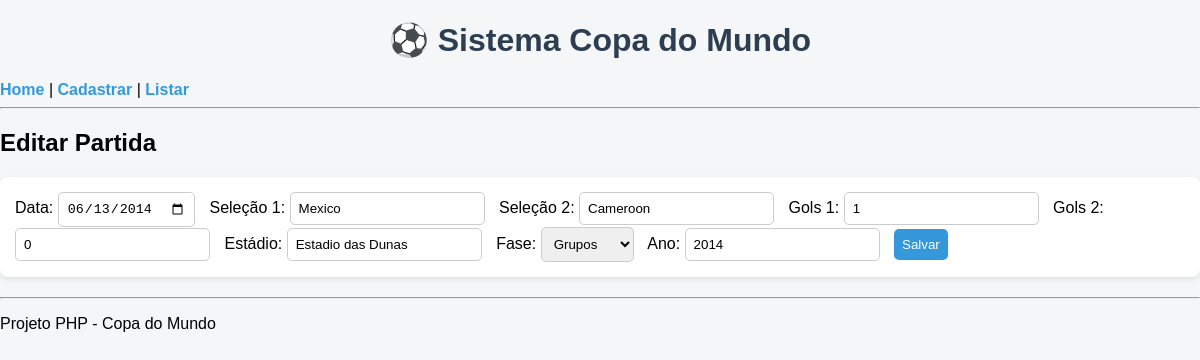
The app's page /editar.php?id=774 with its own data.
### tables this page shows
CREATE TABLE `partidas` (
  `id` int(11) NOT NULL,
  `data` date DEFAULT NULL,
  `selecao_1` varchar(100) DEFAULT NULL,
  `selecao_2` varchar(100) DEFAULT NULL,
  `gols_selecao_1` int(11) DEFAULT NULL,
  `gols_selecao_2` int(11) DEFAULT NULL,
  `estadio` varchar(150) DEFAULT NULL,
  `fase` varchar(100) DEFAULT NULL,
  `ano_copa` int(11) DEFAULT NULL
);

### editar.php (the view, shortened to what this page needs)
<?php
include("conexao.php");
include("header.php");
$id = intval($_GET['id']);
$sql = "SELECT * FROM partidas WHERE id = $id";
$row = mysqli_fetch_assoc(mysqli_query($conn, $sql));
?>
<h2>Editar Partida</h2>
<form method="POST">
    Data: <input type="date" name="data" value="<?= $row['data'] ?>">
    Seleção 1: <input type="text" name="selecao_1" value="<?= $row['selecao_1'] ?>">
    Seleção 2: <input type="text" name="selecao_2" value="<?= $row['selecao_2'] ?>">
    Gols 1: <input type="number" name="gols_1" value="<?= $row['gols_selecao_1'] ?>">
    Gols 2: <input type="number" name="gols_2" value="<?= $row['gols_selecao_2'] ?>">
    Estádio: <input type="text" name="estadio" value="<?= $row['estadio'] ?>">
    Fase:
    <select name="fase">
        <option <?= $row['fase']=="Grupos"?"selected":"" ?>>Grupos</option>
    </select>
    Ano: <input type="number" name="ano" value="<?= $row['ano_copa'] ?>">
    <button type="submit">Salvar</button>
</form>
<?php include("footer.php"); ?>

### style.css (style rules this page uses)
body { font-family: Arial, sans-serif; background-color: #f4f6f8; margin: 0; padding: 0; }
form { background: #ffffff; padding: 15px; border-radius: 8px; margin-bottom: 20px; box-shadow: 0 2px 5px rgba(0,0,0,0.1); }
select, input, button { padding: 8px; margin-right: 10px; border-radius: 5px; border: 1px solid #ccc; }
button { background-color: #3498db; color: white; border: none; cursor: pointer; }

### records on screen
partidas: data "06/13/2014", selecao_1 "Mexico", selecao_2 "Cameroon", gols_1 "1", gols_2 "0", estadio "Estadio das Dunas", ano "2014"
